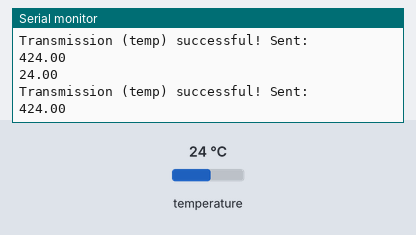
Recording of a program running on a simulated Arduino Nano, built with avr-gcc and run on an emulated ATmega328P. On the bench: the last lines printed to the serial monitor. The inputs (shaded band) are chosen by the test bench; at power-on: temperature 24 °C. No radio packets arrive unless stated.

Above: at 2.3 s.
2.4 s: temperature set to 12 °C
At 3.5 s:
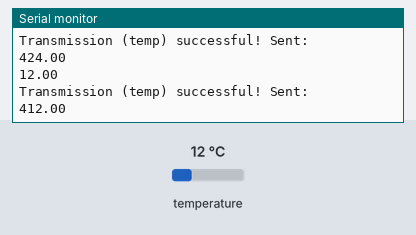
3.9 s: temperature set to 19 °C
At 5.2 s:
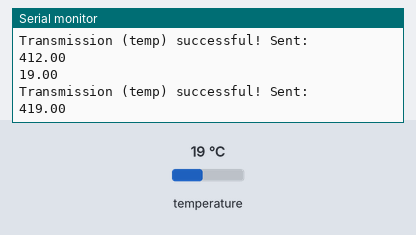
Timing chart, 0 to 6.9 s (numbered marks = the images above; inputs shaded):
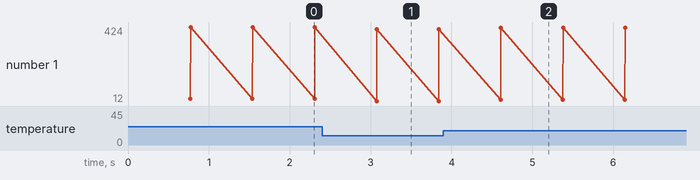

Measured:
- after the input at 2.4 s, the serial monitor: prints a new line after 0.67 s (image 1)
- after the input at 3.9 s, the serial monitor: prints a new line after 0.71 s (image 2)
- plotted number 1: 424 → 412 after the input at 2.4 s, 412 → 419 after the input at 3.9 s

The program:

main.cpp
```cpp
#include <Arduino.h>
#include <SPI.h>
#include <OneWire.h>
#include <DallasTemperature.h>
#include "printf.h"
#include "RF24.h"

float conc(int a, float b);
float ph_read();

RF24 tf(7,8);
OneWire sense(A0);
DallasTemperature DS18B20(&sense);
uint8_t addresses[][6] = {"Node1", "Node2"};
// float data1, data2;
// float sent1, sent2;

float data1;
float sent1;

void setup() {
  Serial.begin(115200);
  while (!Serial){
    }
  while (!tf.begin()){
    Serial.println("RF24 Init failed!");
    delay(500);
  }
  Serial.println("Test Run!");
  tf.setPALevel(RF24_PA_LOW);
  tf.openWritingPipe(addresses[1]);
}

unsigned long prevMillis;
unsigned long currentMillis ;

void loop() {
  DS18B20.requestTemperatures();
  data1 = DS18B20.getTempCByIndex(0);
  // data2 = ph_read();
  sent1 = conc(4,data1);
  // sent2 = conc(2,data2);
  if (millis() - prevMillis >= 500){
    prevMillis = millis();
    bool result1 = tf.write(&sent1, sizeof(sent1));
    // bool result2 = tf.write(&sent2, sizeof(sent2));
    Serial.println(data1);
    // Serial.println(data2);
    if (result1){
      Serial.print(F("Transmission (temp) successful! "));          // payload was delivered
      Serial.print(F("Sent: \n"));                               // print payload sent
      Serial.println(sent1);
      sent1 = 0;
    }
    // if (result2){
    //   Serial.print(F("Transmission (pH) successful! "));          // payload was delivered
    //   Serial.print(F("Sent: \n"));                               // print payload sent
    //   Serial.println(sent2);
    //   sent2 = 0;
    // }
    if (!result1){
      Serial.println("Transmission Failed");
    }
  }
}

float conc(int a, float b){
  String sub1 = String(a);
  String sub2 = String(b);

  String all = sub1 + sub2;
  float val = all.toFloat();
  return val;
}

// float ph_read(){
//   float ph7 = 2.470;
//   float ph4 = 3.020;
//   int raw = analogRead(A1);
//   float volt = raw * 5/1024-0.1;
//   float step = (ph4 - ph7) / 3;
//   float value = 7.0 + ((ph7 - volt)/step);
//   return value;
// }
```
